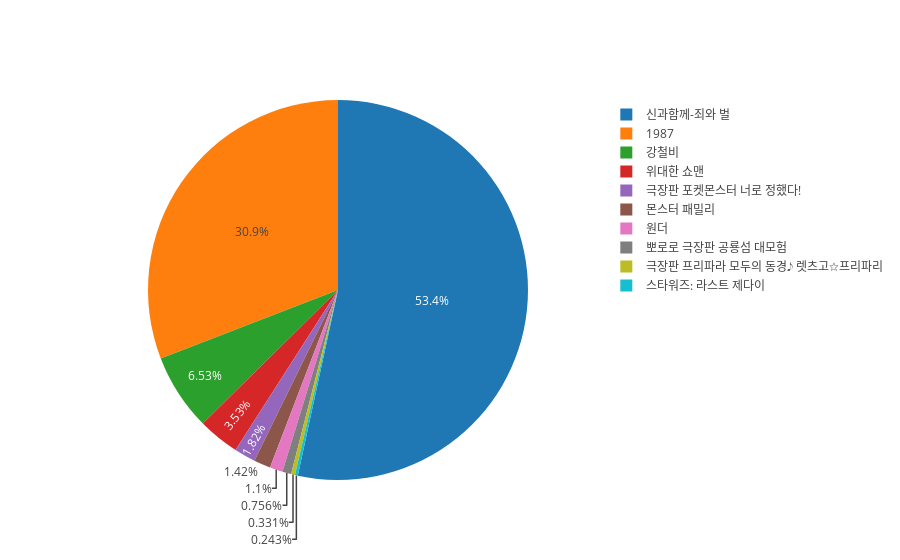

Notebook source saved alongside this figure:
### Code cell
import plotly.offline as offline
import plotly.graph_objs as go
labels = result_name
values = result
offline.init_notebook_mode(connected=True) 
trace = go.Pie(labels=labels, values=values) 
offline.iplot([trace], filename='basic_pie_chart')

### Figure 1 — Plotly figure (JSON) as saved in the notebook; plotly's stock layout.template omitted (floating-point values rounded to 4 significant figures)
{"data": [{"labels": ["신과함께-죄와 벌", "1987", "강철비", "위대한 쇼맨", "극장판 포켓몬스터 너로 정했다!", "몬스터 패밀리", "원더", "뽀로로 극장판 공룡섬 대모험", "극장판 프리파라 모두의 동경♪ 렛츠고☆프리파리", "스타워즈: 라스트 제다이"], "type": "pie", "uid": "f56125b3-2375-445e-b27a-85d68c627e18", "values": ["7715149100", "4460462100", "944228600", "509947700", "262886500", "205793300", "158549600", "109207600", "47882900", "35090500"]}], "layout": {}}
